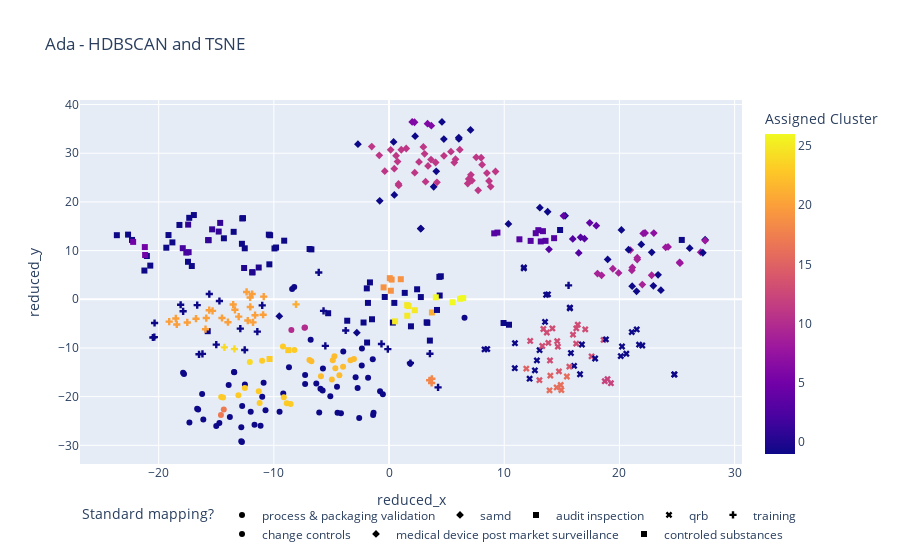

Notebook code for this chart:
### Markdown cell above
Visualize

### Code cell
embeddings_df[CLUSTER] = clusters.labels_

fig = px.scatter(
    embeddings_df,
    y=REDUCED_DIMS[1],
    x=REDUCED_DIMS[0],
    color=CLUSTER,
    symbol=TARGET,
    hover_data=[ORIGINAL_TEXT, TARGET],
    title="Ada - HDBSCAN and TSNE"
)
fig.update_layout(uniformtext_mode="hide")
fig.update_layout(legend_orientation="h")
fig.show()
